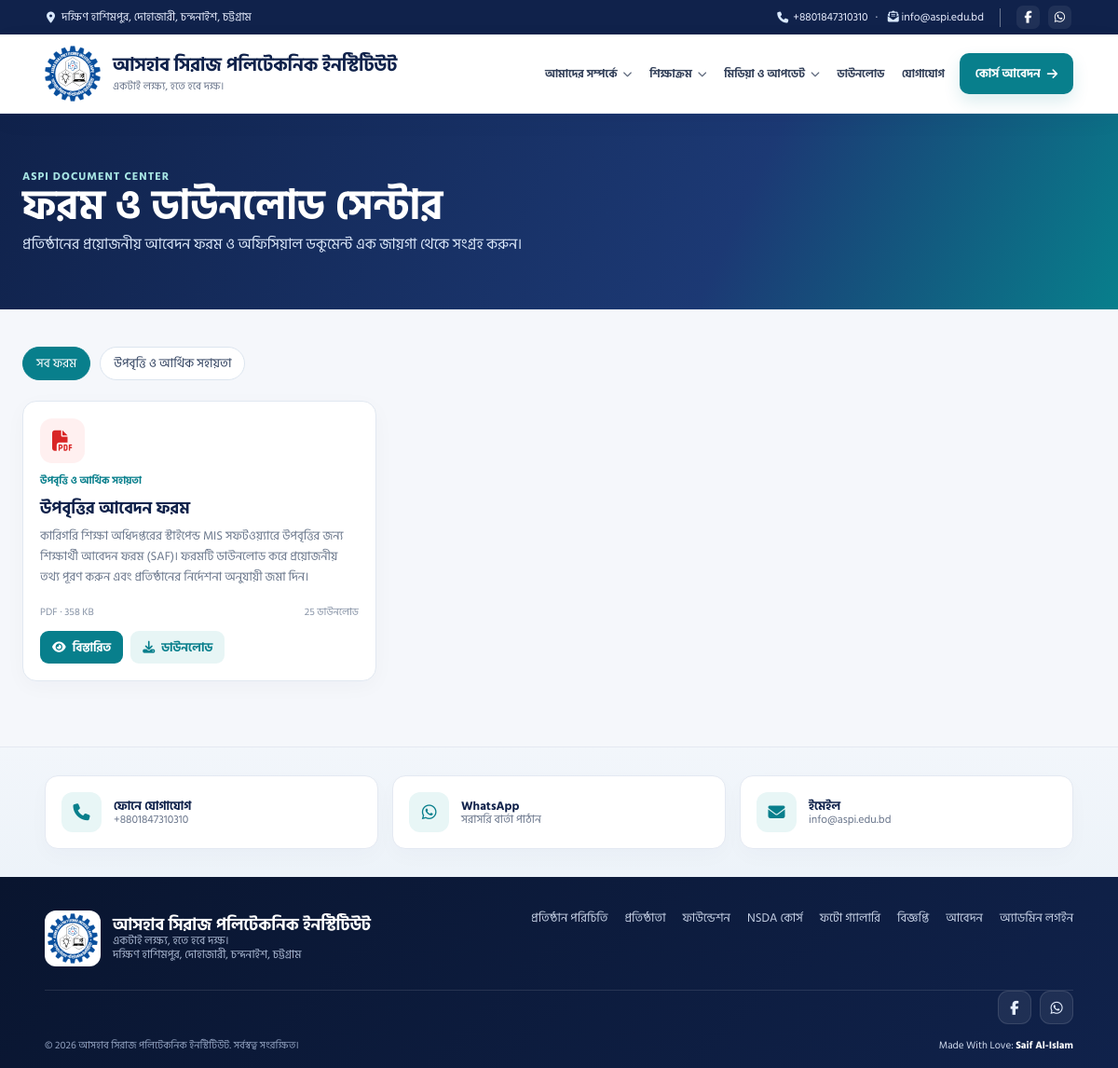
/live/forms.php, run on the app's committed database.
### tables this page shows
CREATE TABLE `downloadable_forms` (
  `id` int(10) UNSIGNED NOT NULL,
  `title` varchar(220) NOT NULL,
  `slug` varchar(180) NOT NULL,
  `description` text NOT NULL,
  `category` varchar(100) NOT NULL DEFAULT 'সাধারণ ফরম',
  `file_path` varchar(255) NOT NULL,
  `original_name` varchar(255) NOT NULL,
  `mime_type` varchar(120) NOT NULL,
  `file_size` bigint(20) UNSIGNED NOT NULL DEFAULT 0,
  `status` enum('draft','published','archived') NOT NULL DEFAULT 'draft',
  `show_home` tinyint(1) NOT NULL DEFAULT 0,
  `start_date` date DEFAULT NULL,
  `end_date` date DEFAULT NULL,
  `download_count` bigint(20) UNSIGNED NOT NULL DEFAULT 0,
  `created_at` timestamp NULL DEFAULT current_timestamp(),
  `updated_at` timestamp NULL DEFAULT current_timestamp() ON UPDATE current_timestamp()
);

### live/forms.php (the view, shortened to what this page needs)
<?php
require_once __DIR__ . '/app/forms.php';
$sql = "
    SELECT
        id,
        title,
        slug,
        description,
        category,
        original_name,
        file_size,
        download_count,
        created_at
    FROM downloadable_forms
    WHERE status = 'published'
      AND (start_date IS NULL OR start_date <= CURDATE())
      AND (end_date IS NULL OR end_date >= CURDATE())
    ORDER BY show_home DESC, category, title
";
$rows = $pdo->query($sql)->fetchAll(PDO::FETCH_ASSOC);
$cats = [];
foreach ($rows as $row) {
    $cats[$row['category']][] = $row;
}
function form_h($value)
{
    return htmlspecialchars(
        (string) $value,
        ENT_QUOTES | ENT_SUBSTITUTE,
        'UTF-8'
    );
}
?>
<!doctype html>
<html lang="bn">
<head>
    <link
        rel="stylesheet"
        href="https://cdnjs.cloudflare.com/ajax/libs/font-awesome/6.5.2/css/all.min.css"
    >
    <link rel="stylesheet" href="assets/public-shell.css">
</head>
<body>
    <?php require __DIR__ . '/app/public-header.php'; ?>
    <section class="forms-hero">
        <div class="wrap">
            <div style="
                font-size: 12px;
                letter-spacing: 1px;
                color: #a9e7e5;
                font-weight: 700;
            ">
                ASPI DOCUMENT CENTER
            </div>
            <h1>ফরম ও ডাউনলোড সেন্টার</h1>
            <p>
                প্রতিষ্ঠানের প্রয়োজনীয় আবেদন ফরম ও অফিসিয়াল ডকুমেন্ট
                এক জায়গা থেকে সংগ্রহ করুন।
            </p>
        </div>
    </section>
    <main class="forms-main">
        <div class="wrap">
            <div class="forms-filter">
                <button class="active" data-filter="all">
                    সব ফরম
                </button>
                <?php foreach (array_keys($cats) as $category): ?>
                    <button data-filter="<?= form_h($category) ?>">
                        <?= form_h($category) ?>
                    </button>
                <?php endforeach; ?>
            </div>
            <div class="forms-grid">
                <?php foreach ($rows as $row): ?>
                    <article
                        class="form-card"
                        data-category="<?= form_h($row['category']) ?>"
                    >
                        <span class="form-icon">
                            <i class="fa-solid fa-file-pdf"></i>
                        </span>
                        <div style="
                            font-size: 11px;
                            color: #087f8c;
                            font-weight: 700;
                            margin-top: 12px;
                        ">
                            <?= form_h($row['category']) ?>
                        </div>
                        <h2>
                            <?= form_h($row['title']) ?>
                        </h2>
                        <p>
                            <?= nl2br(form_h($row['description'])) ?>
                        </p>
                        <div class="form-meta">
                            <span>
                                <?= strtoupper(
                                    pathinfo(
                                        $row['original_name'],
                                        PATHINFO_EXTENSION
                                    )
                                ) ?>
                                ·
                                <?= number_format(
                                    (int) $row['file_size'] / 1024,
                                    0
                                ) ?> KB
                            </span>
                            <span>
                                <?= number_format(
                                    (int) $row['download_count']
                                ) ?>
                                ডাউনলোড
                            </span>
                        </div>
                        <div class="form-actions">
                            <a
                                class="form-btn"
                                href="form.php?slug=<?= rawurlencode($row['slug']) ?>"
                            >
                                <i class="fa-solid fa-eye"></i>
                                বিস্তারিত
                            </a>
                            <a
                                class="form-btn secondary"
                                href="form-download.php?slug=<?= rawurlencode($row['slug']) ?>"
                            >
                                <i class="fa-solid fa-download"></i>
                                ডাউনলোড
                            </a>
                        </div>
                    </article>
                <?php endforeach; ?>
            </div>
        </div>
    </main>
    <?php require __DIR__ . '/app/public-footer.php'; ?>
</body>
</html>

### live/assets/public-shell.css (style rules this page uses)
:root { --navy:#10224b;--navy2:#1c3974;--teal:#087f8c;--gold:#f4bd42;--ink:#172033;--muted:#68748a;--line:#e4e9f2;--shadow:0 22px 60px #15264a12 }
:root { --aspi-navy:#10224b;--aspi-navy-deep:#09152f;--aspi-blue:#1c3974; --aspi-teal:#087f8c;--aspi-teal-hover:#066b76;--aspi-gold:#f4bd42; --aspi-ink:#172033;--aspi-muted:#68748a;--aspi-bg:#f5f7fb; --aspi-line:#e4e9f2;--aspi-card:#fff; }
html { scroll-behavior:smooth;scroll-padding-top:96px }
body { font-family:Hind, HindSiliguri, Arial, sans-serif;color:var(--aspi-ink);background:var(--aspi-bg);text-rendering:optimizeLegibility;-webkit-font-smoothing:antialiased }
html,body { margin:0!important;padding:0!important;width:100%;min-height:100%; }
body { font-family:Hind,HindSiliguri,Arial,sans-serif!important;overflow-x:hidden; }
body :where(a,a:link,a:visited,a:hover,a:focus,a:active) { text-decoration:none!important; }
body :where(button,input,select,textarea) { font-family:inherit!important; }
*,*::before,*::after { box-sizing:border-box; }

### live/forms.php (style rules this page uses)
* { box-sizing: border-box; }
html, body { margin: 0 !important; padding: 0 !important; width: 100%; min-height: 100%; font-family: Hind, sans-serif !important; background: #f5f7fb; color: #172033; }
body, a, button, input, select, textarea { font-family: Hind, sans-serif !important; }
a, a:visited, a:hover, a:focus { text-decoration: none !important; }
.forms-hero { padding: clamp(38px, 5vw, 60px) 0; background: linear-gradient( 115deg, #10224b, #1c3974 65%, #087f8c ); color: white; width: 100%; }
.wrap { width: min(1240px, calc(100% - 48px)); margin-inline: auto; }
.forms-hero h1 { font-size: clamp(30px, 4vw, 44px); margin: 0 0 8px; }
.forms-hero p { margin: 0; color: #dbe8fa; }
.forms-main { padding: 40px 0 70px; }
.forms-filter { display: flex; gap: 10px; flex-wrap: wrap; margin-bottom: 22px; }
.forms-filter button { border: 1px solid #dce5ef; background: #fff; color: #30415f; padding: 9px 14px; border-radius: 999px; cursor: pointer; }
.forms-filter button.active { background: #087f8c; color: #fff; border-color: #087f8c; }
.forms-grid { display: grid; grid-template-columns: repeat( auto-fill, minmax(min(100%, 320px), 380px) ); justify-content: start; gap: 18px; align-items: stretch; }
.form-card { background: #fff; width: 100%; min-width: 0; border: 1px solid #e1e8f1; border-radius: 15px; padding: 18px; box-shadow: 0 6px 22px #142b4d08; display: flex; flex-direction: column; }
.form-icon { width: 48px; height: 48px; border-radius: 13px; background: #fff0f0; color: #d92525; display: grid; place-items: center; font-size: 22px; }
.form-card h2 { font-size: 18px; color: #10224b; line-height: 1.4; margin: 12px 0 6px; }
.form-card p { color: #69768b; font-size: 13px; line-height: 1.7; margin: 0 0 12px; flex: 1; display: -webkit-box; -webkit-line-clamp: 3; -webkit-box-orient: vertical; overflow: hidden; }
.form-meta { font-size: 11px; color: #8793a6; display: flex; justify-content: space-between; gap: 8px; margin: 8px 0 14px; }
.form-actions { display: flex; gap: 8px; flex-wrap: wrap; }
.form-btn { display: inline-flex; justify-content: center; align-items: center; gap: 7px; padding: 10px 13px; border-radius: 9px; background: #087f8c; color: #fff; font-weight: 700; font-size: 13px; }
.form-btn.secondary { background: #e7f5f5; color: #087f8c; }

### data on the page
downloadable_forms: category "উপবৃত্তি ও আর্থিক সহায়তা", title "উপবৃত্তির আবেদন ফরম", description "কারিগরি শিক্ষা অধিদপ্তরের স্টাইপেন্ড MIS সফটওয়্যারে উপবৃত্তির জন্য শিক্ষার্থী আবেদন ফরম (SAF)। ফরমটি ডাউনলোড করে প্রয়োজনীয় তথ্য পূরণ করুন এবং প্রতিষ্ঠানের নির্দেশনা অনুযায়ী জমা দিন।", original_name "PDF", (int)$row['file_size']/1024 "358", download_count "25"

### other printed values
aspi_global_h($aspiGlobalAddress) "দক্ষিণ হাশিমপুর, দোহাজারী, চন্দনাইশ, চট্টগ্রাম"
aspi_global_h($aspiGlobalPhone) "+8801847310310"
aspi_global_h($aspiGlobalEmail) "info@aspi.edu.bd"
aspi_global_h($aspiGlobalName) "আসহাব সিরাজ পলিটেকনিক ইনস্টিটিউট"
aspi_global_h($aspiGlobalTagline) "একটাই লক্ষ্য, হতে হবে দক্ষ।"
aspi_global_h($aspiApplyLabel) "কোর্স আবেদন"
form_h($category) "উপবৃত্তি ও আর্থিক সহায়তা"
aspi_global_h($aspiFooterPhone) "+8801847310310"
aspi_global_h($aspiFooterEmail) "info@aspi.edu.bd"
aspi_global_h($aspiFooterName) "আসহাব সিরাজ পলিটেকনিক ইনস্টিটিউট"
aspi_global_h($aspiFooterTagline) "একটাই লক্ষ্য, হতে হবে দক্ষ।"
aspi_global_h($aspiFooterAddress) "দক্ষিণ হাশিমপুর, দোহাজারী, চন্দনাইশ, চট্টগ্রাম"
